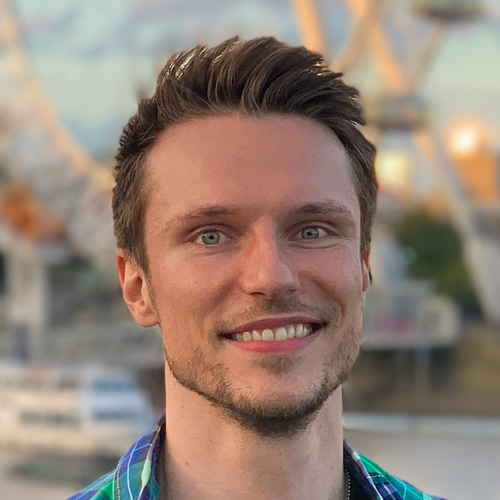
#> input picture Task-2/img.jpg, 500 x 500 px, found by its file name
$ jupyter execute 'pencil sketch.ipynb'
#> lines starting #> are read from the running program, lines starting #| are printed output that depends on the picture
[cell 1]
import cv2

[cell 2]
image = cv2.imread("D:/Letsgrowmore/pencil sketch/img.jpg")
#> image is the input picture: shape (500, 500, 3); mean B, G, R 118.5, 130.6, 149
cv2.imshow("img", image)
cv2.waitKey(0)

[cell 3]
gray_image = cv2.cvtColor(image, cv2.COLOR_BGR2GRAY)
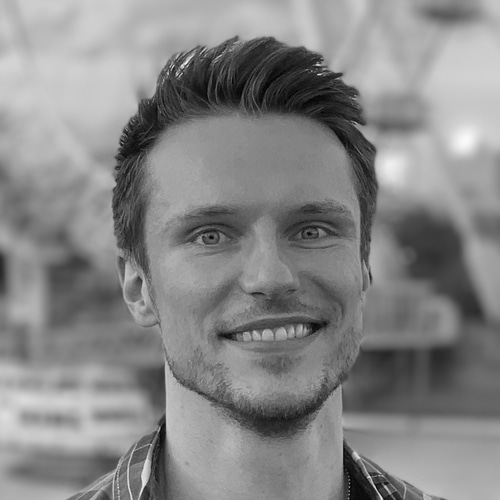
#> gray_image: shape (500, 500); min 1, max 249, mean 134.7
cv2.imshow("New img", gray_image)
cv2.waitKey(0)

[cell 4]
inverted_image = 255 - gray_image
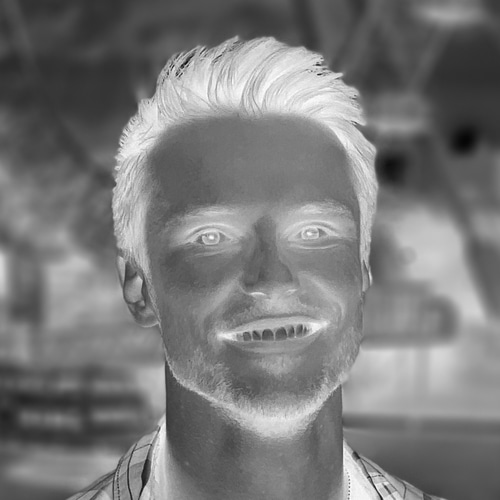
#> inverted_image: shape (500, 500); min 6, max 254, mean 120.3
cv2.imshow("Inverted", inverted_image)
cv2.waitKey(0)

[cell 5]
blur = cv2.GaussianBlur(inverted_image, (25, 25), 25)
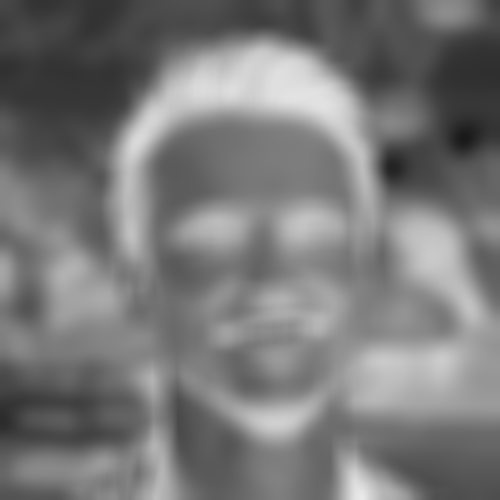
#> blur: shape (500, 500); min 25, max 234, mean 120.3

[cell 6]
inverted_blur = 255 - blur
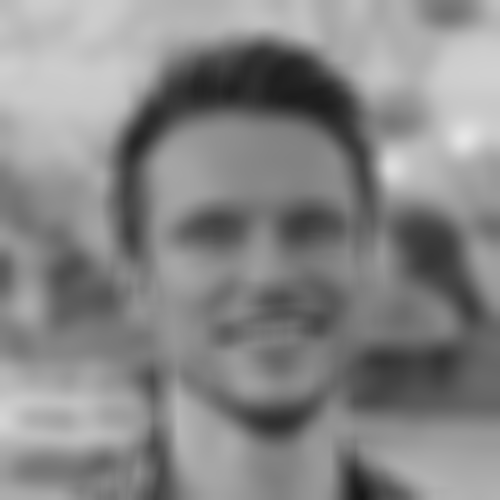
#> inverted_blur: shape (500, 500); min 21, max 230, mean 134.7
pencil_sketch = cv2.divide(gray_image, inverted_blur, scale=258.0)
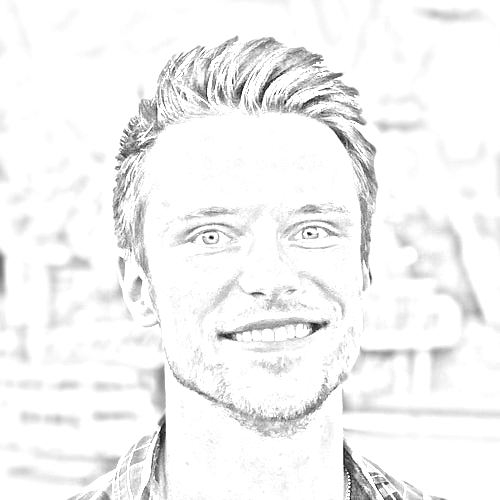
#> pencil_sketch: shape (500, 500); min 4, max 255, mean 244
cv2.imshow("Sketch", pencil_sketch)
cv2.waitKey(0)
